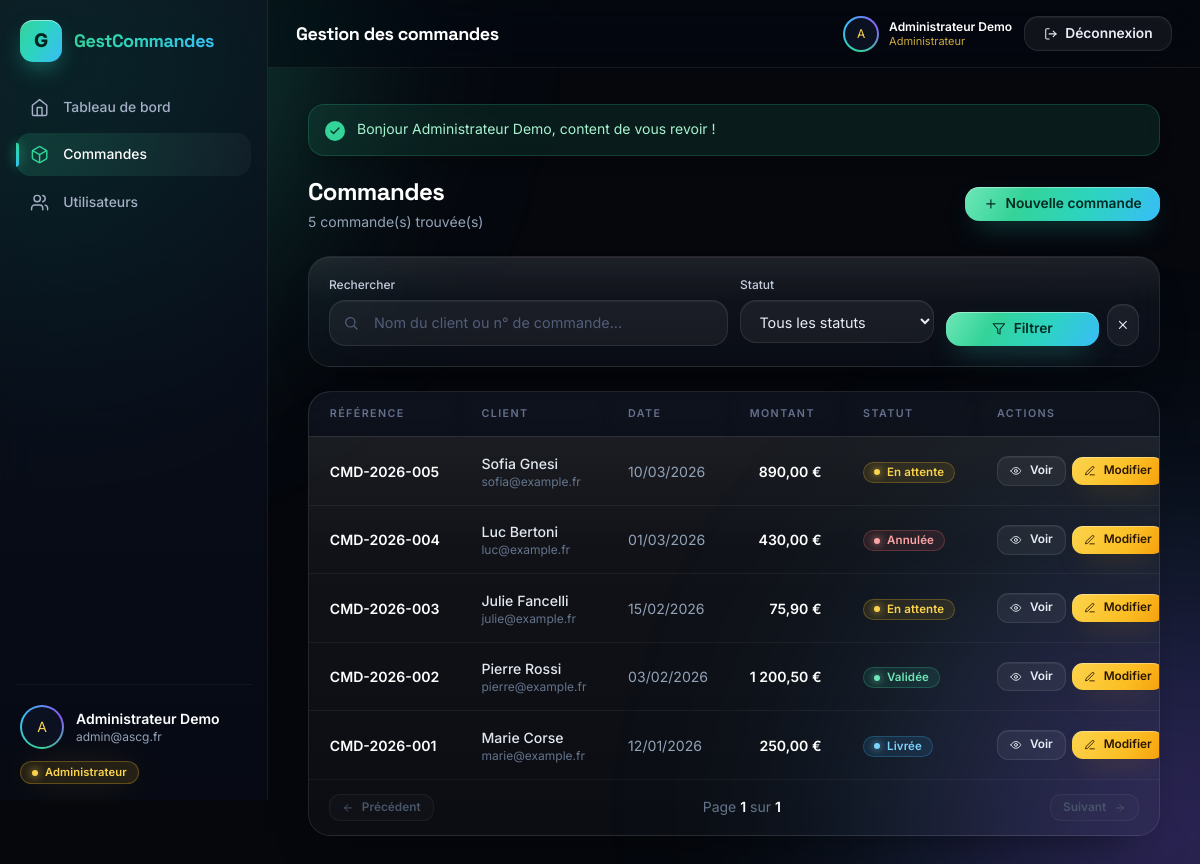
/orders (signed in), run on the app's committed database.
### tables this page shows
CREATE TABLE orders (
     
    id INT UNSIGNED NOT NULL AUTO_INCREMENT,

     
     
    reference VARCHAR(30) NOT NULL,

     
    client VARCHAR(150) NOT NULL,

     
    email VARCHAR(190) NULL,

     
    date_commande DATE NOT NULL,

     
     
    montant DECIMAL(10,2) NOT NULL DEFAULT 0.00,

     
     
     
    statut ENUM('en_attente', 'validee', 'livree', 'annulee')
        NOT NULL DEFAULT 'en_attente',

     
    description TEXT NULL,

     
     
    user_id INT UNSIGNED NOT NULL,

     
    created_at TIMESTAMP NOT NULL DEFAULT CURRENT_TIMESTAMP,

     
    updated_at TIMESTAMP NULL DEFAULT NULL ON UPDATE CURRENT_TIMESTAMP,

     
    PRIMARY KEY (id),

     
    UNIQUE KEY uniq_reference (reference),

     
     
     
     
    CONSTRAINT fk_orders_user
        FOREIGN KEY (user_id) REFERENCES users (id)
        ON DELETE CASCADE
        ON UPDATE CASCADE,

     
    KEY idx_statut (statut),

     
    KEY idx_date (date_commande)
);

### app/View/orders/index.php (the view, shortened to what the rows shown need)
<?php
$orders = $orders ?? [];
$total  = $total ?? 0;
$pages  = $pages ?? 1;
$page   = $page ?? 1;
$search = $search ?? '';
$statut = $statut ?? '';
?>
<div class="mx-auto w-full max-w-6xl">
    <div class="anim-fade-up mb-6 flex flex-col gap-4 sm:flex-row sm:items-center sm:justify-between">
        <div>
            <h2 class="font-display text-2xl font-bold tracking-tight text-white">Commandes</h2>
            <p class="mt-1 text-sm text-slate-400"><?= (int) $total ?> commande(s) trouvée(s)</p>
        </div>
        <a href="<?= url('/orders/create') ?>" class="btn btn-primary anim-fade-up d-1">
            <svg xmlns="http://www.w3.org/2000/svg" viewBox="0 0 24 24" fill="none" stroke="currentColor" stroke-width="2" stroke-linecap="round" class="transition-transform duration-200 group-hover:rotate-90"><path d="M12 5v14"/><path d="M5 12h14"/></svg>
            Nouvelle commande
        </a>
    </div>
    <form method="GET" action="<?= url('/orders') ?>" class="glass-card anim-fade-up d-1 mb-6 p-4 sm:p-5">
        <div class="grid grid-cols-1 gap-3 sm:grid-cols-4">
            <div class="sm:col-span-2">
                <label for="search" class="field-label !text-xs">Rechercher</label>
                <div class="relative">
                    <span class="field-ic" aria-hidden="true">
                        <svg xmlns="http://www.w3.org/2000/svg" viewBox="0 0 24 24" fill="none" stroke="currentColor" stroke-width="1.8" stroke-linecap="round" stroke-linejoin="round" class="h-4 w-4"><circle cx="11" cy="11" r="7"/><path d="m21 21-4.35-4.35"/></svg>
                    </span>
                    <input type="text" id="search" name="search" value="<?= e($search) ?>"
                           placeholder="Nom du client ou n° de commande..."
                           class="input input--pad-ic">
                </div>
            </div>
            <div>
                <label for="statut" class="field-label !text-xs">Statut</label>
                <select id="statut" name="statut" class="input">
                    <option value="">Tous les statuts</option>
                </select>
            </div>
            <div class="flex items-end gap-2">
                <button type="submit" class="btn btn-primary w-full !py-2.5">
                    <svg xmlns="http://www.w3.org/2000/svg" viewBox="0 0 24 24" fill="none" stroke="currentColor" stroke-width="1.8" stroke-linecap="round" stroke-linejoin="round"><path d="M22 3H2l8 9.46V19l4 2v-8.54Z"/></svg>
                    Filtrer
                </button>
                <a href="<?= url('/orders') ?>" title="Réinitialiser les filtres" class="btn btn-ghost !h-[42px] !w-[42px] !p-0">
                    <svg xmlns="http://www.w3.org/2000/svg" viewBox="0 0 24 24" fill="none" stroke="currentColor" stroke-width="2" stroke-linecap="round" class="h-4 w-4"><path d="M18 6 6 18"/><path d="m6 6 12 12"/></svg>
                </a>
            </div>
        </div>
    </form>
    <div class="glass-card glass-card--flat anim-fade-up d-2 overflow-hidden">
        <div class="overflow-x-auto">
            <table class="tbl">
                <thead>
                    <tr>
                        <th>Référence</th>
                        <th>Client</th>
                        <th>Date</th>
                        <th class="text-right">Montant</th>
                        <th>Statut</th>
                        <th class="text-right">Actions</th>
                    </tr>
                </thead>
                <tbody>
                    <?php if (count($orders) === 0): ?>
                        <tr>
                            <td colspan="6">
                                <div class="empty-box">
                                    <span class="empty-ic" aria-hidden="true">
                                        <svg xmlns="http://www.w3.org/2000/svg" viewBox="0 0 24 24" fill="none" stroke="currentColor" stroke-width="1.6" stroke-linecap="round" stroke-linejoin="round" class="h-6 w-6"><path d="M21 16V8a2 2 0 0 0-1-1.73l-7-4a2 2 0 0 0-2 0l-7 4A2 2 0 0 0 3 8v8a2 2 0 0 0 1 1.73l7 4a2 2 0 0 0 2 0l7-4A2 2 0 0 0 21 16z"/><path d="M3.3 7 12 12l8.7-5"/><path d="M12 22V12"/></svg>
                                    </span>
                                    <p class="font-semibold text-white">Aucune commande trouvée</p>
                                    <p class="mt-1 text-xs text-slate-500">Modifiez vos filtres ou créez une première commande.</p>
                                </div>
                            </td>
                        </tr>
                    <?php else: ?>
                        <?php foreach ($orders as $i => $order): ?>
                            <tr class="anim-fade-in" <?= $i > 0 ? 'style="animation-delay:' . min($i * 30, 240) . 'ms"' : '' ?>>
                                <td class="whitespace-nowrap">
                                    <a href="<?= url('/orders/show') ?>?id=<?= (int) $order['id'] ?>"
                                       class="font-semibold text-white transition hover:text-emerald-300">
                                        <?= e($order['reference']) ?>
                                    </a>
                                </td>
                                <td class="whitespace-nowrap">
                                    <p class="font-medium text-slate-200"><?= e($order['client']) ?></p>
                                    <?php if (!empty($order['email'])): ?>
                                        <p class="text-xs text-slate-500"><?= e($order['email']) ?></p>
                                    <?php endif; ?>
                                </td>
                                <td class="whitespace-nowrap text-slate-400"><?= date_fr($order['date_commande']) ?></td>
                                <td class="whitespace-nowrap text-right font-semibold text-white"><?= money($order['montant']) ?></td>
                                <td class="whitespace-nowrap">
                                    <span class="<?= statut_badge($order['statut']) ?>">
                                        <span class="badge-dot" aria-hidden="true"></span>
                                        <?= e(statut_label($order['statut'])) ?>
                                    </span>
                                </td>
                                <td class="whitespace-nowrap">
                                    <div class="flex items-center justify-end gap-1.5">
                                        <a href="<?= url('/orders/show') ?>?id=<?= (int) $order['id'] ?>"
                                           title="Voir le détail"
                                           class="btn btn-ghost btn-sm !py-2">
                                            <svg xmlns="http://www.w3.org/2000/svg" viewBox="0 0 24 24" fill="none" stroke="currentColor" stroke-width="1.8" stroke-linecap="round" stroke-linejoin="round" class="h-3.5 w-3.5"><path d="M2 12s3.5-7 10-7 10 7 10 7-3.5 7-10 7-10-7-10-7Z"/><circle cx="12" cy="12" r="3"/></svg>
                                            Voir
                                        </a>
                                        <a href="<?= url('/orders/edit') ?>?id=<?= (int) $order['id'] ?>"
                                           title="Modifier la commande"
                                           class="btn btn-warn btn-sm !py-2">
                                            <svg xmlns="http://www.w3.org/2000/svg" viewBox="0 0 24 24" fill="none" stroke="currentColor" stroke-width="1.8" stroke-linecap="round" stroke-linejoin="round" class="h-3.5 w-3.5"><path d="M12 20h9"/><path d="M16.5 3.5a2.12 2.12 0 0 1 3 3L7 19l-4 1 1-4Z"/></svg>
                                            Modifier
                                        </a>
                                    </div>
                                </td>
                            </tr>
                        <?php endforeach; ?>
                    <?php endif; ?>
                </tbody>
            </table>
        </div>
        <nav class="flex items-center justify-between gap-3 border-t border-white/5 px-5 py-3.5">
            <?php if ($page > 1): ?>
                <a href="<?= url('/orders') ?>?page=<?= $page - 1 ?>&search=<?= urlencode($search) ?>&statut=<?= urlencode($statut) ?>"
                   class="btn btn-ghost btn-sm !py-2">
                    <svg xmlns="http://www.w3.org/2000/svg" viewBox="0 0 24 24" fill="none" stroke="currentColor" stroke-width="2" stroke-linecap="round" stroke-linejoin="round" class="h-4 w-4"><path d="m12 19-7-7 7-7"/><path d="M19 12H5"/></svg>
                    Précédent
                </a>
            <?php else: ?>
                <span class="btn btn-sm !cursor-not-allowed border border-white/5 text-slate-600 !bg-white/[.02]">
                    <svg xmlns="http://www.w3.org/2000/svg" viewBox="0 0 24 24" fill="none" stroke="currentColor" stroke-width="2" stroke-linecap="round" stroke-linejoin="round" class="h-4 w-4"><path d="m12 19-7-7 7-7"/><path d="M19 12H5"/></svg>
                    Précédent
                </span>
            <?php endif; ?>
            <span class="text-sm text-slate-500">
                Page <span class="font-semibold text-white"><?= $page ?></span> sur <span class="font-semibold text-white"><?= $pages ?></span>
            </span>
            <?php if ($page < $pages): ?>
                <a href="<?= url('/orders') ?>?page=<?= $page + 1 ?>&search=<?= urlencode($search) ?>&statut=<?= urlencode($statut) ?>"
                   class="btn btn-ghost btn-sm !py-2">
                    Suivant
                    <svg xmlns="http://www.w3.org/2000/svg" viewBox="0 0 24 24" fill="none" stroke="currentColor" stroke-width="2" stroke-linecap="round" stroke-linejoin="round" class="h-4 w-4"><path d="m5 12 14 0"/><path d="m12 5 7 7-7 7"/></svg>
                </a>
            <?php else: ?>
                <span class="btn btn-sm !cursor-not-allowed border border-white/5 text-slate-600 !bg-white/[.02]">
                    Suivant
                    <svg xmlns="http://www.w3.org/2000/svg" viewBox="0 0 24 24" fill="none" stroke="currentColor" stroke-width="2" stroke-linecap="round" stroke-linejoin="round" class="h-4 w-4"><path d="m5 12 14 0"/><path d="m12 5 7 7-7 7"/></svg>
                </span>
            <?php endif; ?>
        </nav>
    </div>
</div>

### app/Core/Router.php (shortened to what the rows shown need)
<?php
class Router
{
    private array $routes = [];
    public function add(string $method, string $path, string $controller, string $action): void
    {
        $path = rtrim($path, '/') ?: '/';
        $this->routes[] = [
            'method'     => strtoupper($method),
            'path'       => $path,
            'controller' => $controller,
            'action'     => $action,
        ];
    }
    public function dispatch(string $url): void
    {
        $path = parse_url($url, PHP_URL_PATH) ?? '/';
        $path = trim($path, '/');
        $method = $_SERVER['REQUEST_METHOD'] ?? 'GET';
        foreach ($this->routes as $route) {
            if ($route['method'] !== $method) {
                continue;
            }
            if (trim($route['path'], '/') === $path) {
                $action         = $route['action'];
                $controller = new $controllerName();
                call_user_func([$controller, $action]);
                return;
            }
        }
    }
}

### data on the page
orders: reference "CMD-2026-005", client "Sofia Gnesi", email "sofia@example.fr", date_commande "10/03/2026", montant "890,00 €", statut "En attente"
orders: reference "CMD-2026-004", client "Luc Bertoni", email "luc@example.fr", date_commande "01/03/2026", montant "430,00 €", statut "Annulée"
orders: reference "CMD-2026-003", client "Julie Fancelli", email "julie@example.fr", date_commande "15/02/2026", montant "75,90 €", statut "En attente"
orders: reference "CMD-2026-002", client "Pierre Rossi", email "pierre@example.fr", date_commande "03/02/2026", montant "1 200,50 €", statut "Validée"
orders: reference "CMD-2026-001", client "Marie Corse", email "marie@example.fr", date_commande "12/01/2026", montant "250,00 €", statut "Livrée"

### other printed values
$title "Gestion des commandes"
$message "Bonjour Administrateur Demo, content de vous revoir !"
$total "5"
$page "1"
$pages "1"
